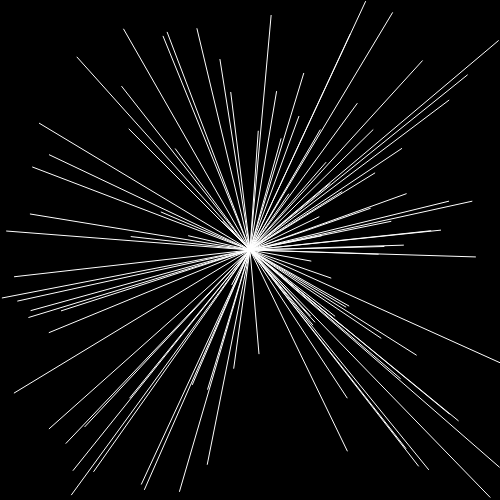
Frame 1 (no input)
Frame 60 (no input): identical to frame 1, image omitted
Frame 120 (the mouse pressed at the canvas centre since frame 60): identical to frame 1, image omitted

The p5.js sketch that drew this single still picture (run headless with seeded random() and noise() and a simulated clock; from frame 60 on, the mouse is pressed at the canvas centre):

// p5.js sketch
// ── sketch.js

var myPoint;
var myPoints;

function setup()
{
    
    createCanvas(500,500);
    
    // myPoint = createVector(0,-100);
    myPoints = [];

    for(var i = 0 ; i<100 ; i++){
        myPoints.push(createVector(
            random(-width/2,width/2),
            random(-height/2,height/2)
        ));
    }
}

function draw()
{
    
    background(0,0,0);
    
    translate(width/2,height/2);
    stroke(255);
    strokeWeight(1);
    for(var i = 0 ; i<myPoints.length ; i++){
        line(myPoints[i].x,myPoints[i].y,0,0);
    }
    // fill(255);
    // ellipse(myPoint.x, myPoint.y, 50);
    // myPoint.rotate(0.005);
}

function keyPressed()
{
    
}
